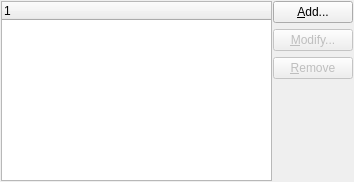
<?xml version="1.0" encoding="UTF-8"?>
<ui version="4.0">
 <class>SettingsBlogsBase</class>
 <widget class="QWidget" name="SettingsBlogsBase">
  <property name="geometry">
   <rect>
    <x>0</x>
    <y>0</y>
    <width>354</width>
    <height>182</height>
   </rect>
  </property>
  <layout class="QGridLayout" name="gridLayout">
   <property name="leftMargin">
    <number>1</number>
   </property>
   <property name="topMargin">
    <number>1</number>
   </property>
   <property name="rightMargin">
    <number>1</number>
   </property>
   <property name="bottomMargin">
    <number>1</number>
   </property>
   <property name="spacing">
    <number>1</number>
   </property>
   <item row="0" column="1">
    <layout class="QVBoxLayout" name="verticalLayout">
     <property name="spacing">
      <number>6</number>
     </property>
     <item>
      <widget class="QPushButton" name="btnAdd">
       <property name="text">
        <string>&amp;Add...</string>
       </property>
      </widget>
     </item>
     <item>
      <widget class="QPushButton" name="btnEdit">
       <property name="enabled">
        <bool>false</bool>
       </property>
       <property name="text">
        <string>&amp;Modify...</string>
       </property>
      </widget>
     </item>
     <item>
      <widget class="QPushButton" name="btnRemove">
       <property name="enabled">
        <bool>false</bool>
       </property>
       <property name="text">
        <string>&amp;Remove</string>
       </property>
      </widget>
     </item>
     <item>
      <spacer name="verticalSpacer">
       <property name="orientation">
        <enum>Qt::Vertical</enum>
       </property>
       <property name="sizeHint" stdset="0">
        <size>
         <width>20</width>
         <height>40</height>
        </size>
       </property>
      </spacer>
     </item>
    </layout>
   </item>
   <item row="0" column="0">
    <widget class="QTreeWidget" name="blogsTable">
     <property name="editTriggers">
      <set>QAbstractItemView::NoEditTriggers</set>
     </property>
     <property name="showDropIndicator" stdset="0">
      <bool>false</bool>
     </property>
     <property name="dragDropOverwriteMode">
      <bool>false</bool>
     </property>
     <property name="alternatingRowColors">
      <bool>true</bool>
     </property>
     <property name="selectionMode">
      <enum>QAbstractItemView::SingleSelection</enum>
     </property>
     <property name="selectionBehavior">
      <enum>QAbstractItemView::SelectRows</enum>
     </property>
     <property name="rootIsDecorated">
      <bool>false</bool>
     </property>
     <property name="headerHidden">
      <bool>false</bool>
     </property>
     <column>
      <property name="text">
       <string notr="true">1</string>
      </property>
     </column>
    </widget>
   </item>
  </layout>
 </widget>
 <tabstops>
  <tabstop>blogsTable</tabstop>
  <tabstop>btnAdd</tabstop>
  <tabstop>btnEdit</tabstop>
  <tabstop>btnRemove</tabstop>
 </tabstops>
 <resources/>
 <connections/>
</ui>
